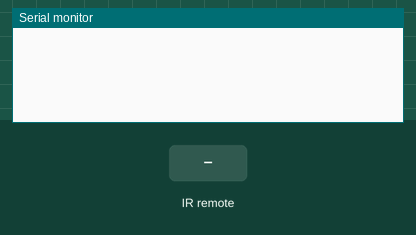
Recording of a sketch running on a simulated Arduino Uno, built with avr-gcc and run on an emulated ATmega328P. On the bench: the last lines printed to the serial monitor. Inputs (shaded band) come from the test bench.

Above: at 1.2 s.
1.3 s: infrared code 0xFFA25D received
At 2.1 s:
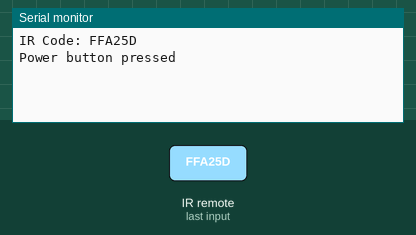
2.8 s: infrared code 0xFFE21D received
At 3.3 s:
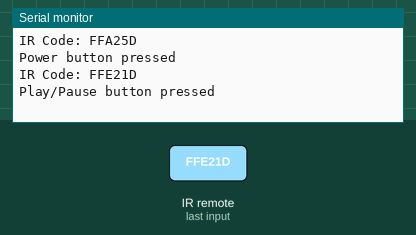
4.3 s: infrared code 0xFF629D received
At 5.5 s:
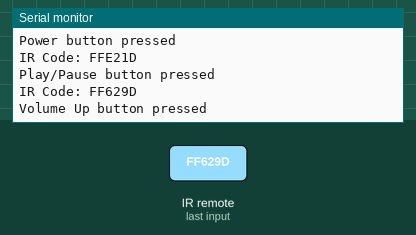
5.8 s: infrared code 0xFFA857 received
At 6.7 s:
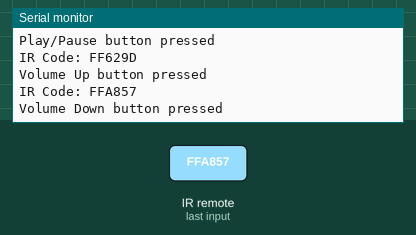

The sketch:

ir_reciever.ino
```cpp
#include <IRremote.h>

int RECV_PIN = 11;       // Pin where the IR receiver is connected (use any digital pin)
IRrecv irrecv(RECV_PIN); // Create IR receiver object
decode_results results;  // Store results from remote

void setup() {
  Serial.begin(9600);    // Start serial monitor
  irrecv.enableIRIn();   // Start the receiver
  irrecv.blink13(true);  // Blink onboard LED when receiving
}

void loop() {
  if (irrecv.decode(&results)) {
    // Print the HEX code received
    Serial.print("IR Code: ");
    Serial.println(results.value, HEX);

    // Example: take action based on specific button codes
    switch (results.value) {
      case 0xFFA25D:
        Serial.println("Power button pressed");
        break;
      case 0xFFE21D:
        Serial.println("Play/Pause button pressed");
        break;
      case 0xFF629D:
        Serial.println("Volume Up button pressed");
        break;
      case 0xFFA857:
        Serial.println("Volume Down button pressed");
        break;
      default:
        Serial.println("Other button");
        break;
    }

    // Handle key hold (repeat)
    if (results.isRepeat) {
      Serial.println("Key is being held down...");
    }

    irrecv.resume(); // Receive the next value
  }
}
```

Measured:
- after the input at 1.3 s, the serial monitor: prints a new line at once (image 1)
- after the input at 2.8 s, the serial monitor: prints a new line at once (image 2)
- after the input at 4.3 s, the serial monitor: prints a new line at once (image 3)
- after the input at 5.8 s, the serial monitor: prints a new line at once (image 4)
